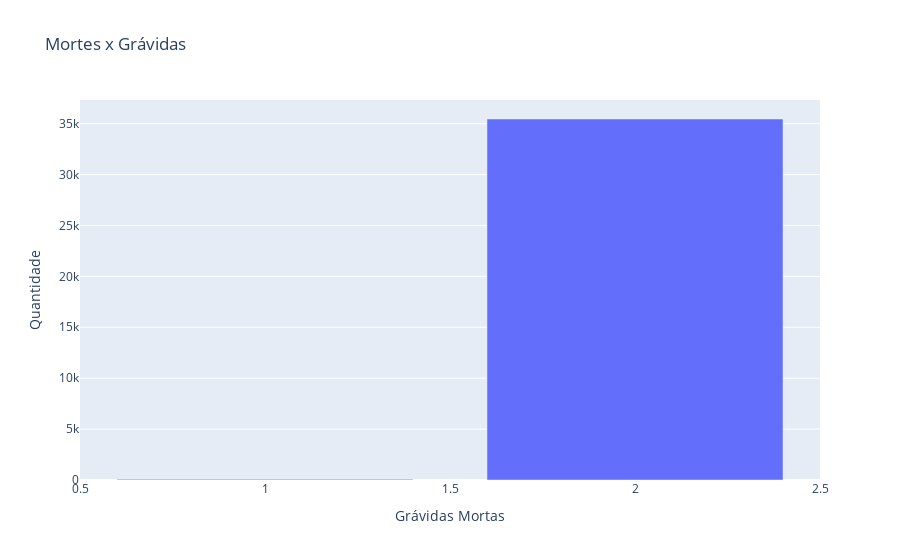

Notebook code for this chart:
### Markdown cell above
# Gráfico de mortes de pacientes grávidas

### Code cell
morte_de_gravidas = dados.loc[dados['dead'] == 1]
morte_de_gravidas = morte_de_gravidas.groupby(by='pregnancy').dead.count()

data = [go.Bar(x=morte_de_gravidas.index,
                   y=morte_de_gravidas.values)]

configuracoes_layout = go.Layout(title='Mortes x Grávidas',
                                yaxis={'title':'Quantidade'},
                                xaxis={'title':'Grávidas Mortas'})

fig = go.Figure(data=data, layout=configuracoes_layout)

py.iplot(fig)

### Figure 1 — Plotly figure (JSON) as saved in the notebook; plotly's stock layout.template omitted (floating-point values rounded to 4 significant figures)
{"data": [{"type": "bar", "x": [1, 2], "y": [77, 35459]}], "layout": {"title": {"text": "Mortes x Grávidas"}, "xaxis": {"title": {"text": "Grávidas Mortas"}}, "yaxis": {"title": {"text": "Quantidade"}}}}
